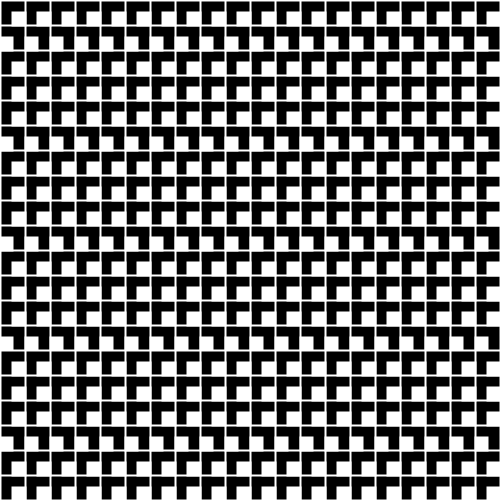
Frame 1 (no input)
Frame 60 (the mouse pressed at the canvas centre just before this capture): identical to frame 1, image omitted
Frame 120 (the mouse held since frame 60 and released just before this capture): identical to frame 1, image omitted

The Processing sketch that drew this single still picture (run headless with seeded random() and noise(); from frame 60 on, the mouse is pressed at the canvas centre):

// Processing sketch: processing_129365
// ── processing_129365.pde

void setup(){
  size(500,500);
}
void draw(){
 strokeWeight(2);
 stroke(255);
  background(0);
int x=0; 
while(x<600){
  line(0,x,500,x);
  x=x+25;
}
x=0;
while(x<600){
  line(x,0,x,500);
  x=x+25;
}
float a=12.5;
float b=37.5;
while(a<width){
  fill(255);
rect(a,12.5,12.5,12.5);
a=a+25;
}
a=0;
while(a<width){
  rect(a,37.5,12.5,12.5);
  a=a+25;
}
a=12.5;
while(a<width){
  rect(a,62.5,12.5,12.5);
  a=a+25;
}
a=12.5;
while(a<width){
  rect(a,87.5,12.5,12.5);
  a=a+25;
}
a=12.5;
while(a<width){
  rect(a,112.5,12.5,12.5);
  a=a+25;
}
a=0;
while(a<width){
  rect(a,137.5,12.5,12.5);
  a=a+25;
}
a=12.5;
while(a<width){
  rect(a,162.5,12.5,12.5);
  a=a+25;
}
a=12.5;
while(a<width){
  rect(a,187.5,12.5,12.5);
  a=a+25;
}
a=12.5;
while(a<width){
  rect(a,212.5,12.5,12.5);
  a=a+25;
}
a=0;
while(a<width){
  rect(a,237.5,12.5,12.5);
  a=a+25;
}
a=12.5;
while(a<width){
  rect(a,262.5,12.5,12.5);
  a=a+25;
}
a=12.5;
while(a<width){
  rect(a,287.5,12.5,12.5);
  a=a+25;
}
a=12.5;
while(a<width){
  rect(a,312.5,12.5,12.5);
  a=a+25;
}
//strange
a=0;
while(a<width){
  rect(a,337,12.5,12.5);
  a=a+25;
}
a=12.5;
while(a<width){
  rect(a,362.5,12.5,12.5);
  a=a+25;
}
a=12.5;
while(a<width){
  rect(a,387.5,12.5,12.5);
  a=a+25;
}
a=12.5;
while(a<width){
  rect(a,412.5,12.5,12.5);
  a=a+25;
}

a=0;
while(a<width){
  rect(a,437.5,12.5,12.5);
  a=a+25;
}
a=12.5;
while(a<width){
  rect(a,462.5,12.5,12.5);
  a=a+25;
}
a=12.5;
while(a<width){
  rect(a,487.5,12.5,12.5);
  a=a+25;
}
}
